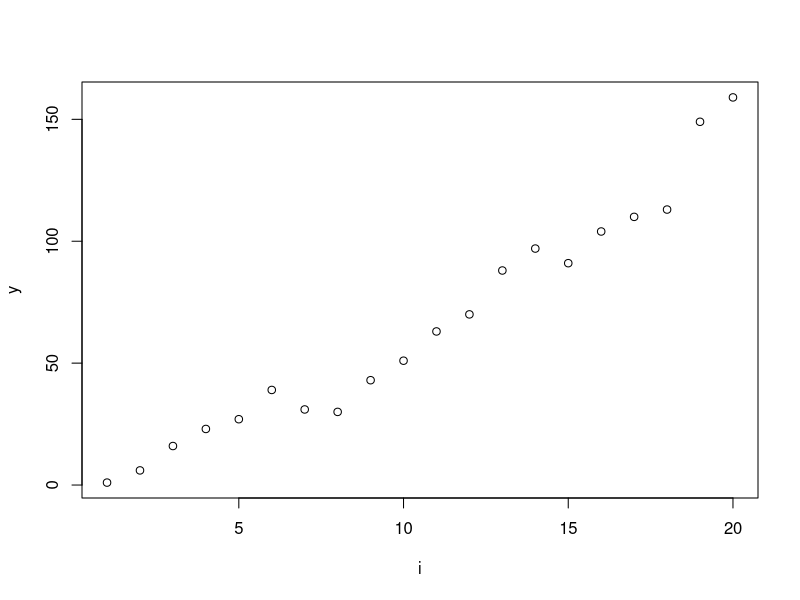
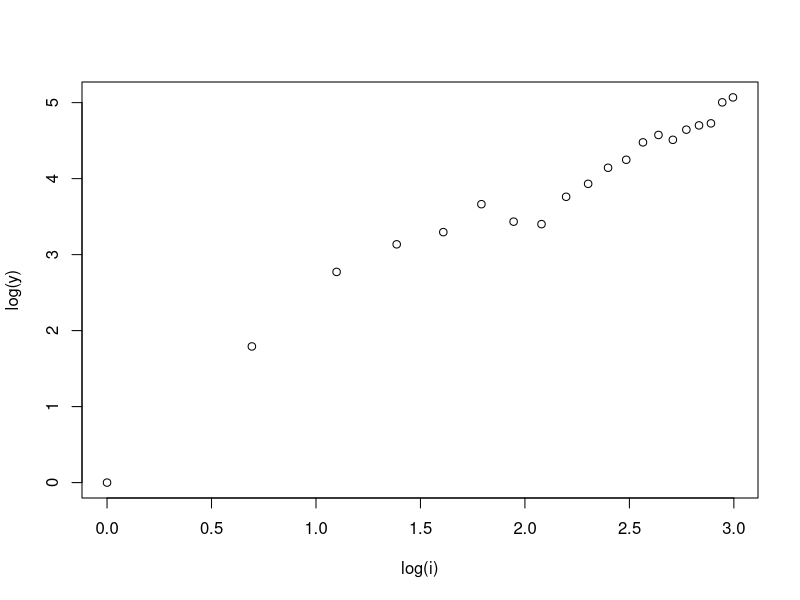
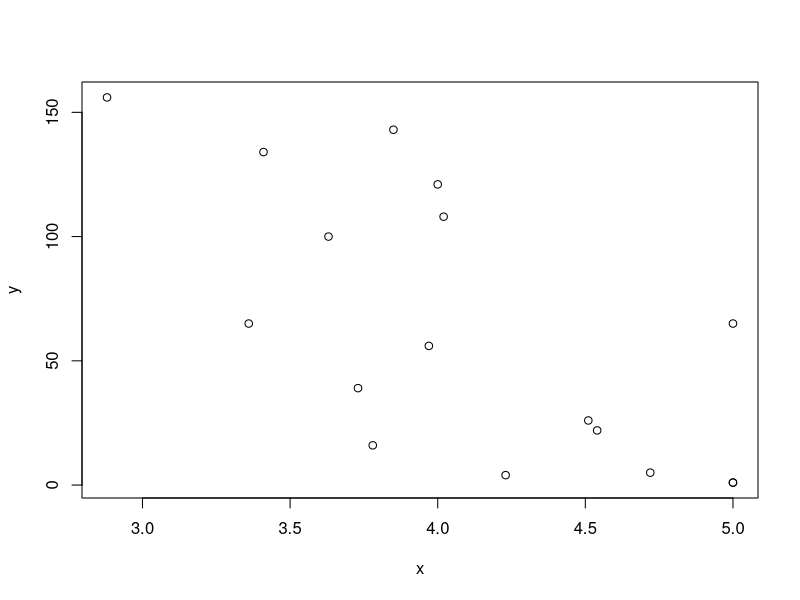

These charts were generated, in order, by the following R code:
## ---- chunk 1
y <- c(1,6,16,23,27,39,31,30,43,51,63,70,
       88,97,91,104,110,113,149,159)
i <- 1:20
plot(i,y)
## ---- chunk 2
plot(log(i),log(y))
## ---- chunk 3
n=length(y)
b0 <- c(1,1)
loglike<-function(x,y,b0){
     X=cbind(rep(1,n),x)   
     mu=exp(X%*%b0)
	 ll=sum(y*log(mu)-mu)         
	 return(ll)
}
diff <- 1                       
iter <- 0                        
epsi <- 1e-10                     
maxit=1000
while(diff>epsi & iter<maxit)  {
	     ll.old <- loglike(log(i),y,b0)
		 X=cbind(rep(1,n),log(i))
		 mu=exp(X%*%b0)
		 W=diag(as.vector(mu)) 
		 Z=as.vector((y-mu)/mu+log(mu))                                   
		 b1=as.vector(solve(t(X)%*%W%*%X,t(X)%*%W%*%Z))
		 print(b1)
		 ll.new <- loglike(log(i),y,b1)
		 diff <- abs((ll.new-ll.old)/ll.old)
		 iter <- iter+1
		 b0 <- b1
 }
if (iter==maxit) {cat("Warning! May Not Convergence", "\n")}
cat("Number of iterations=",iter,"\n")

X=cbind(rep(1,n),log(i))                   # design matrix
W=diag(as.vector(mu))             # diagonal weight matrix
I=t(X)%*%W%*%X                         # information matrix
myglm=glm(y~log(i),family=poisson)
summary(myglm)

## ---- chunk 4
y <- c(65,156,100,134,16,108,121,4,39,143,56,26,22,1,1,5,65)
x <- c(3.36,2.88,3.63,3.41,3.78,4.02,4.00,4.23,3.73,3.85,3.97,4.51,4.54,5.00,5.00,4.72,5.00)
plot(x,y)
## ---- chunk 5
myglm=glm(y~x,family=Gamma(link = "log"))
summary(myglm)
## ---- chunk 6
r <- (y-fitted(myglm))/fitted(myglm)
r
